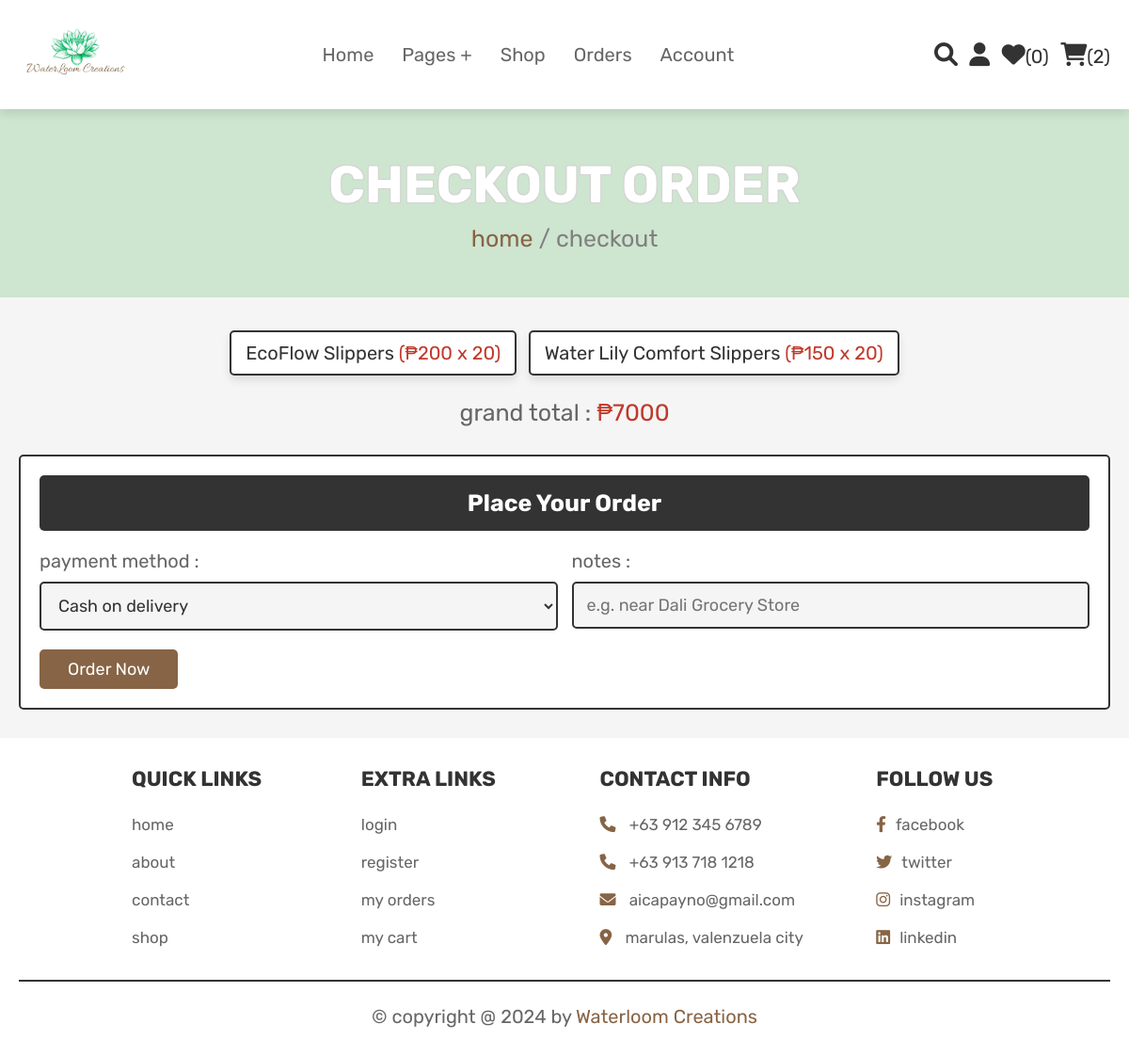
Page /checkout.php (signed in) on the committed database.
### tables this page shows
CREATE TABLE IF NOT EXISTS `cart` (
  `id` int NOT NULL AUTO_INCREMENT,
  `user_id` int NOT NULL,
  `pid` int NOT NULL,
  `name` varchar(100) NOT NULL,
  `price` int NOT NULL,
  `quantity` int NOT NULL,
  `image` varchar(100) NOT NULL,
  PRIMARY KEY (`id`)
);

### checkout.php (the view, shortened to what this page needs)
<?php
@include 'config.php';
$user_id = $_SESSION['user_id'];
?>
<!DOCTYPE html>
<html lang="en">
<head>
    <link rel="stylesheet" href="https://cdnjs.cloudflare.com/ajax/libs/font-awesome/6.0.0/css/all.min.css">
    <link rel="stylesheet" href="css/style1.css">
</head>
<body>
    <?php @include 'header.php'; ?>
    <section class="heading">
        <h3>checkout order</h3>
        <p><a href="/">home</a> / checkout</p>
    </section>
    <section class="display-order">
        <?php
        $grand_total = 0;
        $select_cart = mysqli_query($conn, "SELECT * FROM `cart` WHERE user_id = '$user_id'") or die('query failed');
        if (mysqli_num_rows($select_cart) > 0) {
            while ($fetch_cart = mysqli_fetch_assoc($select_cart)) {
                $total_price = ($fetch_cart['price'] * $fetch_cart['quantity']);
                $grand_total += $total_price;
        ?>
        <p> <?php echo $fetch_cart['name'] ?> <span>(<?php echo '&#8369;' . $fetch_cart['price'] . ' x ' . $fetch_cart['quantity'] ?>)</span> </p>
        <?php
            }
        } else {
            echo '<p class="empty">your cart is empty</p>';
        }
        ?>
        <div class="grand-total">grand total : <span>&#8369;<?php echo $grand_total; ?></span></div>
    </section>
    <section class="checkout">
        <form action="" method="POST">
            <h3>place your order</h3>
            <div class="flex">
                <div class="inputBox">
                    <span>payment method :</span>
                    <select name="method">
                        <option value="cash on delivery">Cash on delivery</option>
                    </select>
                </div>
                <div class="inputBox">
                    <span>notes :</span>
                    <input type="text" name="notes" placeholder="e.g. near Dali Grocery Store">
                </div>
            </div>
            <input type="submit" name="order" value="order now" class="btn">
        </form>
    </section>
    <?php @include 'footer.php'; ?>
</body>
</html>

### css/style1.css (style rules this page uses)
:root { --pink:#876445; --red:#c0392b; --orange:#f39c12; --black: #333; --white:#fff; --light-color:#666; --light-white:#ccc; --light-bg:#f5f5f5; --border:.2rem solid var(--black); --box-shadow:0 .5rem 1rem rgba(0,0,0,.1); }
* { font-family: 'Rubik', sans-serif; margin:0; padding:0; box-sizing: border-box; outline: none; border:none; text-decoration: none; transition:all .2s linear; }
html { font-size: 62.5%; overflow-x: hidden; scroll-behavior: smooth; scroll-padding-top: 6.5rem; }
body { background: var(--light-bg); }
section { padding:3rem 2rem; }
.btn, .delete-btn, .option-btn { display: inline-block; border-radius: .5rem; margin-top: 1rem; font-size: 1.8rem; color:var(--white); cursor: pointer; padding:1rem 3rem; text-transform: capitalize; }
.btn { background-color: var(--pink); }
.heading { display: flex; flex-flow: column; align-items: center; justify-content: center; gap:1rem; background-color: #CEE5D0; text-align: center; min-height: 25vh; }
.heading h3 { font-size: 5.5rem; color:var(--white); text-transform: uppercase; text-shadow: -1px -1px 0 lightgray, 1px -1px 0 lightgray, -1px 1px 0 lightgray, 1px 1px 0 lightgray; }
.heading p { font-size: 2.5rem; color:gray; }
.heading p a { color:var(--pink); }
.display-order { max-width: 1200px; margin:0 auto; text-align: center; padding-bottom: 0; }
.display-order p { display: inline-block; border-radius: .5rem; font-size: 2rem; color:var(--black); padding:1rem 1.5rem; margin:.5rem; background-color: var(--white); box-shadow: var(--box-shadow); border:var(--border); }
.display-order p span { color:var(--red); }
.display-order .grand-total { margin-top: 2rem; font-size: 2.5rem; color:var(--light-color); }
.display-order .grand-total span { color:var(--red); }
.checkout form { background-color: var(--white); border:var(--border); max-width: 1200px; margin:0 auto; border-radius: .5rem; padding:2rem; box-shadow: var(--border); }
.checkout form h3 { padding:1.5rem; font-size: 2.5rem; margin-bottom: 2rem; background-color: var(--black); color:var(--white); border-radius: .5rem; text-align: center; text-transform: capitalize; }
.checkout form .flex { display: flex; flex-wrap: wrap; gap:1.5rem; }
.checkout form .flex .inputBox { flex:1 1 40rem; }
.checkout form .flex .inputBox input, .checkout form .flex .inputBox select { margin:1rem 0; width: 100%; background-color: var(--light-bg); padding:1.2rem 1.4rem; border:var(--border); font-size: 1.8rem; color:var(--black); border-radius: .5rem; }
.checkout form .flex .inputBox span { font-size: 2rem; color:var(--light-color); }

### rows in the picture
cart: name "EcoFlow Slippers", price "200", quantity "20"
cart: name "Water Lily Comfort Slippers", price "150", quantity "20"

### other values in the picture
$wishlist_num_rows "0"
$cart_num_rows "2"
$grand_total "7000"
